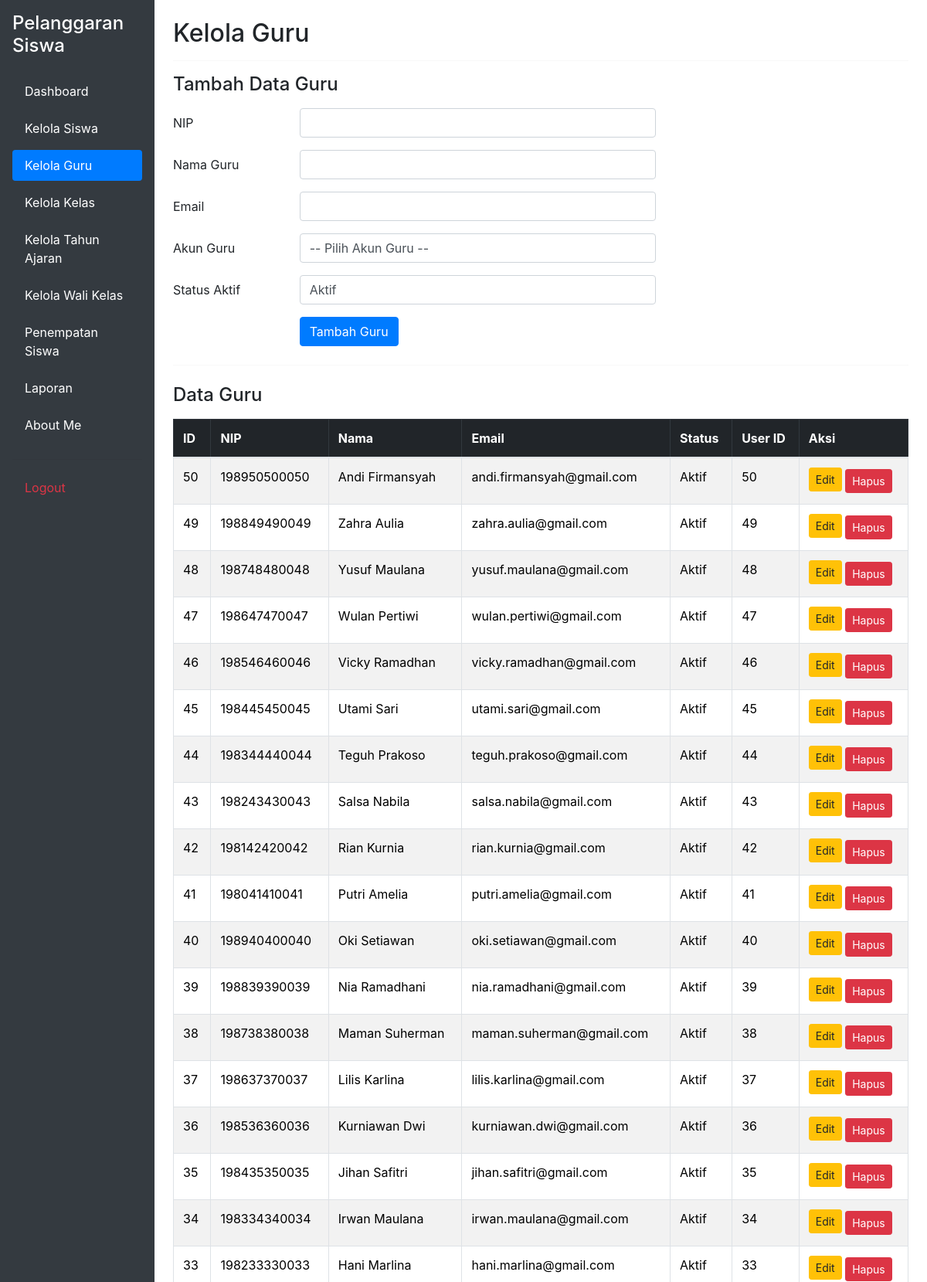
The page /kelola_guru.php (signed in, upper part) on the database its author committed.
### tables this page shows
CREATE TABLE `t_guru` (
  `id` int(11) NOT NULL,
  `nip` varchar(30) NOT NULL,
  `nama` varchar(150) DEFAULT NULL,
  `email` varchar(150) NOT NULL,
  `status_aktif` tinyint(1) NOT NULL,
  `user_id` int(11) NOT NULL,
  `created_at` timestamp NOT NULL DEFAULT current_timestamp(),
  `updated_at` timestamp NOT NULL DEFAULT current_timestamp()
);

### kelola_guru.php (the view, shortened to what this page needs)
<?php
include 'config/koneksi.php';
$sql = "SELECT
            t_guru.*,
            t_users.email AS email_user
        FROM t_guru
        LEFT JOIN t_users ON t_guru.user_id = t_users.id
        ORDER BY t_guru.id DESC";
$query = mysqli_query($koneksi, $sql);
?>
<!DOCTYPE html>
<html lang="id">
<head>
    <link href="https://cdn.jsdelivr.net/npm/bootstrap@5.3.8/dist/css/bootstrap.min.css" rel="stylesheet">
    <link rel="stylesheet" href="https://cdn.jsdelivr.net/npm/bootstrap@4.1.3/dist/css/bootstrap.min.css">
</head>
<body>
<div class="container-fluid">
    <div class="row">
        <div class="col-md-3 col-lg-2 bg-dark min-vh-100 p-3">
            <h4 class="text-white mb-4">
                Pelanggaran Siswa
            </h4>
            <ul class="nav nav-pills flex-column">
                <li class="nav-item mb-2">
                    <a href="dashboard.php" class="nav-link text-white">
                        Dashboard
                    </a>
                </li>
                <li class="nav-item mb-2">
                    <a href="kelola_siswa.php" class="nav-link text-white">
                        Kelola Siswa
                    </a>
                </li>
                <li class="nav-item mb-2">
                    <a href="kelola_guru.php" class="nav-link active">Kelola Guru</a>
                </li>
                <li class="nav-item mb-2">
                    <a href="kelola_kelas.php" class="nav-link text-white">Kelola Kelas</a>
                </li>
                <li class="nav-item mb-2">
                    <a href="kelola_tahun_ajaran.php" class="nav-link text-white">Kelola Tahun Ajaran</a>
                <li class="nav-item mb-2">
                    <a href="kelola_wali_kelas.php" class="nav-link text-white">Kelola Wali Kelas</a>
                <li class="nav-item mb-2">
                    <a href="penempatan_siswa.php" class="nav-link text-white">Penempatan Siswa</a>
                </li>
                <li class="nav-item mb-2">
                    <a href="pelanggaran.php" class="nav-link text-white">Laporan</a>
                </li>
                <li class="nav-item mb-2">
                    <a href="tentang_saya.php" class="nav-link text-white">About Me</a>
                </li>
                <hr class="text-secondary">
                <li class="nav-item mb-2">
                    <a href="logout.php" class="nav-link text-danger">Logout</a>
                </li>
            </ul>
        </div>
        <main class="col-md-9 col-lg-10 p-4">
            <h2>Kelola Guru</h2>
            <hr>
            <h4 class="mb-3">Tambah Data Guru</h4>
            <form action="proses_guru.php" method="POST">
                <div class="mb-3 row">
                    <label class="col-sm-2 col-form-label">NIP</label>
                    <div class="col-sm-6">
                        <input type="text" name="nip" class="form-control" required>
                    </div>
                </div>
                <div class="mb-3 row">
                    <label class="col-sm-2 col-form-label">Nama Guru</label>
                    <div class="col-sm-6">
                        <input type="text" name="nama" class="form-control" required>
                    </div>
                </div>
                <div class="mb-3 row">
                    <label class="col-sm-2 col-form-label">Email</label>
                    <div class="col-sm-6">
                        <input type="email" name="email" class="form-control" required>
                    </div>
                </div>
                <div class="mb-3 row">
                    <label class="col-sm-2 col-form-label">Akun Guru</label>
                    <div class="col-sm-6">
                        <select name="user_id" class="form-control" required>
                            <option value="">-- Pilih Akun Guru --</option>
                        </select>
                    </div>
                </div>
                <div class="mb-3 row">
                    <label class="col-sm-2 col-form-label">Status Aktif</label>
                    <div class="col-sm-6">
                        <select name="status_aktif" class="form-control" required>
                            <option value="1">Aktif</option>
                        </select>
                    </div>
                </div>
                <div class="mb-3 row">
                    <div class="col-sm-6 offset-sm-2">
                        <button type="submit" class="btn btn-primary">Tambah Guru</button>
                    </div>
                </div>
            </form>
            <hr class="my-4">
            <h4 class="mb-3">Data Guru</h4>
            <div class="table-responsive">
                <table class="table table-bordered table-striped">
                    <thead class="table-dark">
                        <tr>
                            <th>ID</th>
                            <th>NIP</th>
                            <th>Nama</th>
                            <th>Email</th>
                            <th>Status</th>
                            <th>User ID</th>
                            <th>Aksi</th>
                        </tr>
                    </thead>
                    <tbody>
                        <?php
                        if ($query && mysqli_num_rows($query) > 0) {
                            while ($guru = mysqli_fetch_assoc($query)) {
                        ?>
                            <tr>
                                <td><?php echo htmlspecialchars($guru['id']); ?></td>
                                <td><?php echo htmlspecialchars($guru['nip']); ?></td>
                                <td><?php echo htmlspecialchars($guru['nama']); ?></td>
                                <td><?php echo htmlspecialchars($guru['email'] ?? $guru['email_user'] ?? '-'); ?></td>
                                <td>
                                    <?php
                                    echo (isset($guru['status_aktif']) && $guru['status_aktif'] == 1) ? "Aktif" : "Tidak Aktif";
                                    ?>
                                </td>
                                <td><?php echo htmlspecialchars($guru['user_id']); ?></td>
                                <td>
                                    <a href="edit_guru.php?id=<?php echo $guru['id']; ?>" class="btn btn-warning btn-sm mb-1">Edit</a>
                                    <a href="hapus_guru.php?id=<?php echo $guru['id']; ?>"
                                       class="btn btn-danger btn-sm"
                                       onclick="return confirm('Yakin ingin menghapus data guru ini?')">
                                        Hapus
                                    </a>
                                </td>
                            </tr>
                        <?php
                            }
                        } else {
                        ?>
                            <tr>
                                <td colspan="7" class="text-center">Belum ada data guru.</td>
                            </tr>
                        <?php } ?>
                    </tbody>
                </table>
            </div>
        </main>
    </div>
</div>
</body>
</html>

### rows shown on the page
t_guru: id "50", nip "198950500050", nama "Andi Firmansyah", email "andi.firmansyah@gmail.com", status_aktif "Aktif", user "50"
t_guru: id "49", nip "198849490049", nama "Zahra Aulia", email "zahra.aulia@gmail.com", status_aktif "Aktif", user "49"
t_guru: id "48", nip "198748480048", nama "Yusuf Maulana", email "yusuf.maulana@gmail.com", status_aktif "Aktif", user "48"
t_guru: id "47", nip "198647470047", nama "Wulan Pertiwi", email "wulan.pertiwi@gmail.com", status_aktif "Aktif", user "47"
t_guru: id "46", nip "198546460046", nama "Vicky Ramadhan", email "vicky.ramadhan@gmail.com", status_aktif "Aktif", user "46"
t_guru: id "45", nip "198445450045", nama "Utami Sari", email "utami.sari@gmail.com", status_aktif "Aktif", user "45"
t_guru: id "44", nip "198344440044", nama "Teguh Prakoso", email "teguh.prakoso@gmail.com", status_aktif "Aktif", user "44"
t_guru: id "43", nip "198243430043", nama "Salsa Nabila", email "salsa.nabila@gmail.com", status_aktif "Aktif", user "43"
t_guru: id "42", nip "198142420042", nama "Rian Kurnia", email "rian.kurnia@gmail.com", status_aktif "Aktif", user "42"
t_guru: id "41", nip "198041410041", nama "Putri Amelia", email "putri.amelia@gmail.com", status_aktif "Aktif", user "41"
t_guru: id "40", nip "198940400040", nama "Oki Setiawan", email "oki.setiawan@gmail.com", status_aktif "Aktif", user "40"
t_guru: id "39", nip "198839390039", nama "Nia Ramadhani", email "nia.ramadhani@gmail.com", status_aktif "Aktif", user "39"
t_guru: id "38", nip "198738380038", nama "Maman Suherman", email "maman.suherman@gmail.com", status_aktif "Aktif", user "38"
t_guru: id "37", nip "198637370037", nama "Lilis Karlina", email "lilis.karlina@gmail.com", status_aktif "Aktif", user "37"
t_guru: id "36", nip "198536360036", nama "Kurniawan Dwi", email "kurniawan.dwi@gmail.com", status_aktif "Aktif", user "36"
t_guru: id "35", nip "198435350035", nama "Jihan Safitri", email "jihan.safitri@gmail.com", status_aktif "Aktif", user "35"
t_guru: id "34", nip "198334340034", nama "Irwan Maulana", email "irwan.maulana@gmail.com", status_aktif "Aktif", user "34"
t_guru: id "33", nip "198233330033", nama "Hani Marlina", email "hani.marlina@gmail.com", status_aktif "Aktif", user "33"
